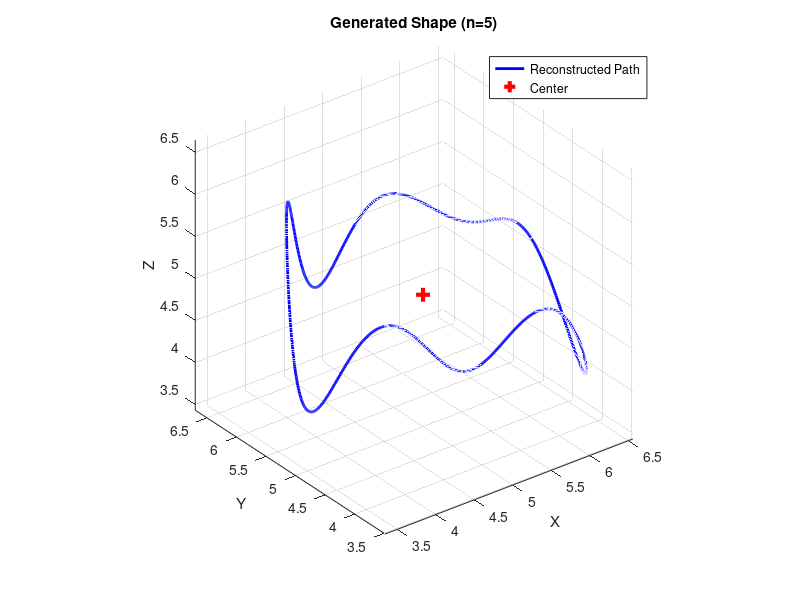

Here is the MATLAB script that generated this plot: (Note: this script raises an error after producing the figure.)
clc; clear; close all;

%% --- 1. USER INPUTS (Interactive) ---
disp('--- 3D EFD Parameter Generator & Benchmark ---');
n = input('Enter number of harmonics (n): ');
a0 = input('Enter desired X center (a0): ');
c0 = input('Enter desired Y center (c0): ');
e0 = input('Enter desired Z center (e0): ');

%% --- 2. GENERATE RANDOM SHAPE ---
% Generating raw points to fit
N_points = 1000;
t = linspace(0, 2*pi, N_points);

% -- Generate X and Y (Wobbly Circle) --
r = 1.5 * ones(size(t)); 
for k_rand = 2:6
    r = r + 0.3 * rand() * cos(k_rand * t + 2*pi*rand());
end
x_raw = r .* cos(t);
y_raw = r .* sin(t);

% -- Generate Z (Vertical Undulation) --
z_raw = zeros(size(t));
for k_z = 1:5
    z_raw = z_raw + 0.5 * rand() * sin(k_z * t + 2*pi*rand());
end

% Reshape for calculation
x_raw = reshape(x_raw, 1, []);
y_raw = reshape(y_raw, 1, []);
z_raw = reshape(z_raw, 1, []);

%% --- 3. CALCULATE COEFFICIENTS (BENCHMARK 1) ---
fprintf('\nCalculating Coefficients...\n');
tic; % <--- START TIMER 1 (Fitting Speed)

t_idx = 1:N_points;
theta = t_idx * (2*pi / N_points);
a = zeros(1, n); b = zeros(1, n);
c = zeros(1, n); d = zeros(1, n);
e_coef = zeros(1, n); f = zeros(1, n); % Renamed 'e' to 'e_coef' to avoid conflict with exp(1)

for k = 1:n
    % Standard EFD formulas (Discrete Fourier Transform)
    a(k) = (2 / N_points) * sum(x_raw .* cos(k * theta));
    b(k) = (2 / N_points) * sum(x_raw .* sin(k * theta));
    c(k) = (2 / N_points) * sum(y_raw .* cos(k * theta));
    d(k) = (2 / N_points) * sum(y_raw .* sin(k * theta));
    e_coef(k) = (2 / N_points) * sum(z_raw .* cos(k * theta));
    f(k) = (2 / N_points) * sum(z_raw .* sin(k * theta));
end

fit_time = toc; % <--- STOP TIMER 1

%% --- 4. RECONSTRUCTION LOOP (BENCHMARK 2) ---
% Measure how fast we can generate points FROM the coefficients
% (This simulates the computational load on your robot controller)
fprintf('Benchmarking Point Generation...\n');

x_rec = zeros(1, N_points);
y_rec = zeros(1, N_points);
z_rec = zeros(1, N_points);

tic; % <--- START TIMER 2 (Generation Speed)

for i = 1:N_points
    curr_t = theta(i);
    
    % Reset coordinate values
    val_x = a0; val_y = c0; val_z = e0;
    
    % Sum the harmonics
    for k = 1:n
        cos_val = cos(k*curr_t);
        sin_val = sin(k*curr_t);
        
        val_x = val_x + a(k)*cos_val + b(k)*sin_val;
        val_y = val_y + c(k)*cos_val + d(k)*sin_val;
        val_z = val_z + e_coef(k)*cos_val + f(k)*sin_val;
    end
    x_rec(i) = val_x;
    y_rec(i) = val_y;
    z_rec(i) = val_z;
end

gen_time = toc; % <--- STOP TIMER 2

%% --- 5. REPORT PERFORMANCE ---
fprintf('\n--- PERFORMANCE METRICS ---\n');
fprintf('1. Model Fitting Time (Raw -> Coeffs): %.6f seconds\n', fit_time);
fprintf('2. Curve Generation Time (Coeffs -> Points): %.6f seconds\n', gen_time);
fprintf('   - Average time per point: %.8f seconds\n', gen_time/N_points);
fprintf('   - Max Control Frequency:  %.2f kHz\n', (N_points/gen_time)/1000);

%% --- 6. PLOT ---
figure('Name', '3D EFD Shape & Reconstruction', 'Color', 'w');
plot3(x_rec, y_rec, z_rec, 'b-', 'LineWidth', 2); hold on;
plot3(a0, c0, e0, 'r+', 'MarkerSize', 10, 'LineWidth', 3);
grid on; axis equal; view(3);
title(['Generated Shape (n=' num2str(n) ')']);
xlabel('X'); ylabel('Y'); zlabel('Z');
legend('Reconstructed Path', 'Center');

%% --- 7. OUTPUT ---
fprintf('\n%% --- COPY THE BLOCK BELOW ---\n');
fprintf('a0 = %.2f; c0 = %.2f; e0 = %.2f; n = %d;\n', a0, c0, e0, n);
print_array('a', a);
print_array('b', b);
print_array('c', c);
print_array('d', d);
print_array('e', e_coef);
print_array('f', f);
fprintf('%% ----------------------------\n');

function print_array(var_name, arr)
    fprintf('%s = [', var_name);
    for i = 1:length(arr)
        if i == length(arr)
            fprintf('%.4f', arr(i)); 
        else
            fprintf('%.4f, ', arr(i)); 
        end
    end
    fprintf('];\n');
end